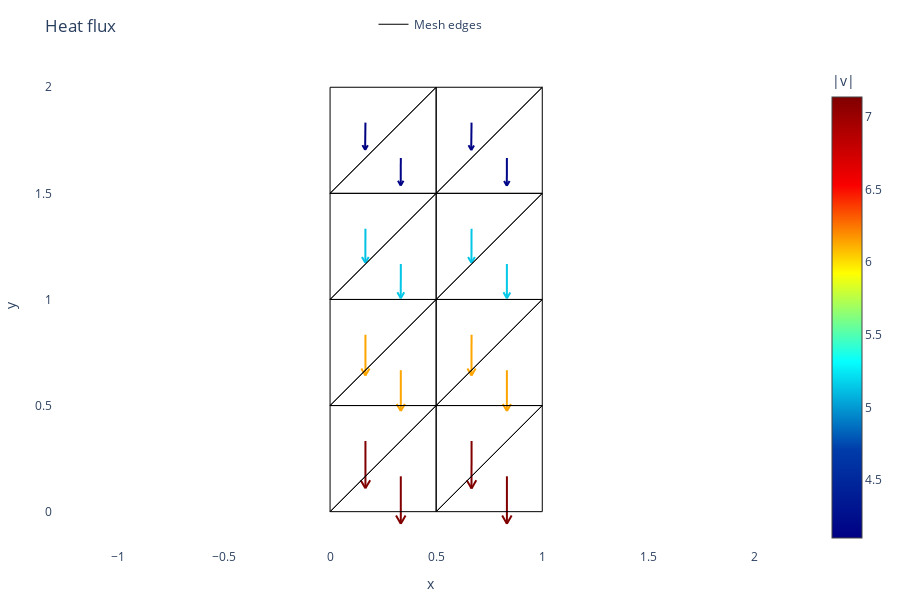

The code cell stored with this chart in its notebook:
### Markdown cell above
## Postprocessing

### Code cell
# Heat flux vector
q = np.zeros((num_el, 2))
for el in range(num_el):
    el_nodes = mesh.nodes[mesh.elements[el]-1]
    qe = flow2t_qe(el_nodes, D, Ed[el, :]) # in mtm021.py 
    q[el, :] = qe  
    
plot_vector_field(mesh.nodes, mesh.elements, q, title="Heat flux")

### Figure 1 — Plotly figure (JSON) as saved in the notebook; plotly's stock layout.template omitted (floating-point values rounded to 4 significant figures; data arrays with more than 128 entries replaced by an {"elided": "..."} marker saying what was removed)
{"data": [{"hoverinfo": "text", "line": {"color": "rgb(128, 0, 0)", "width": 2}, "mode": "lines", "showlegend": false, "text": ["|v| = 7.14", "|v| = 7.14", "|v| = 7.14"], "type": "scatter", "x": [0.3333, 0.3333, null, 0.3333, 0.311, null, 0.3333, 0.3557, null], "y": [0.1667, -0.05691, null, -0.05691, -0.01819, null, -0.05691, -0.01819, null]}, {"hoverinfo": "text", "line": {"color": "rgb(128, 0, 0)", "width": 2}, "mode": "lines", "showlegend": false, "text": ["|v| = 7.14", "|v| = 7.14", "|v| = 7.14"], "type": "scatter", "x": [0.1667, 0.1666, null, 0.1666, 0.1443, null, 0.1666, 0.189, null], "y": [0.3333, 0.1098, null, 0.1098, 0.1485, null, 0.1098, 0.1485, null]}, {"hoverinfo": "text", "line": {"color": "rgb(128, 0, 0)", "width": 2}, "mode": "lines", "showlegend": false, "text": ["|v| = 7.14", "|v| = 7.14", "|v| = 7.14"], "type": "scatter", "x": [0.8333, 0.8333, null, 0.8333, 0.811, null, 0.8333, 0.8557, null], "y": [0.1667, -0.05694, null, -0.05694, -0.01821, null, -0.05694, -0.01821, null]}, {"hoverinfo": "text", "line": {"color": "rgb(128, 0, 0)", "width": 2}, "mode": "lines", "showlegend": false, "text": ["|v| = 7.14", "|v| = 7.14", "|v| = 7.14"], "type": "scatter", "x": [0.6667, 0.6666, null, 0.6666, 0.6443, null, 0.6666, 0.689, null], "y": [0.3333, 0.1098, null, 0.1098, 0.1485, null, 0.1098, 0.1485, null]}, {"hoverinfo": "text", "line": {"color": "rgb(253, 165, 0)", "width": 2}, "mode": "lines", "showlegend": false, "text": ["|v| = 6.14", "|v| = 6.14", "|v| = 6.14"], "type": "scatter", "x": [0.3333, 0.3333, null, 0.3333, 0.3141, null, 0.3333, 0.3525, null], "y": [0.6667, 0.4744, null, 0.4744, 0.5077, null, 0.4744, 0.5077, null]}, {"hoverinfo": "text", "line": {"color": "rgb(253, 166, 0)", "width": 2}, "mode": "lines", "showlegend": false, "text": ["|v| = 6.13", "|v| = 6.13", "|v| = 6.13"], "type": "scatter", "x": [0.1667, 0.1666, null, 0.1666, 0.1474, null, 0.1666, 0.1858, null], "y": [0.8333, 0.6412, null, 0.6412, 0.6745, null, 0.6412, 0.6744, null]}, {"hoverinfo": "text", "line": {"color": "rgb(253, 164, 0)", "width": 2}, "mode": "lines", "showlegend": false, "text": ["|v| = 6.14", "|v| = 6.14", "|v| = 6.14"], "type": "scatter", "x": [0.8333, 0.8333, null, 0.8333, 0.8141, null, 0.8333, 0.8525, null], "y": [0.6667, 0.4743, null, 0.4743, 0.5077, null, 0.4743, 0.5076, null]}, {"hoverinfo": "text", "line": {"color": "rgb(253, 165, 0)", "width": 2}, "mode": "lines", "showlegend": false, "text": ["|v| = 6.14", "|v| = 6.14", "|v| = 6.14"], "type": "scatter", "x": [0.6667, 0.6666, null, 0.6666, 0.6474, null, 0.6666, 0.6858, null], "y": [0.8333, 0.6411, null, 0.6411, 0.6744, null, 0.6411, 0.6744, null]}, {"hoverinfo": "text", "line": {"color": "rgb(4, 198, 230)", "width": 2}, "mode": "lines", "showlegend": false, "text": ["|v| = 5.14", "|v| = 5.14", "|v| = 5.14"], "type": "scatter", "x": [0.3333, 0.3332, null, 0.3332, 0.3172, null, 0.3332, 0.3493, null], "y": [1.167, 1.006, null, 1.006, 1.034, null, 1.006, 1.034, null]}, {"hoverinfo": "text", "line": {"color": "rgb(3, 194, 229)", "width": 2}, "mode": "lines", "showlegend": false, "text": ["|v| = 5.13", "|v| = 5.13", "|v| = 5.13"], "type": "scatter", "x": [0.1667, 0.1663, null, 0.1663, 0.1503, null, 0.1663, 0.1824, null], "y": [1.333, 1.173, null, 1.173, 1.201, null, 1.173, 1.2, null]}, {"hoverinfo": "text", "line": {"color": "rgb(4, 201, 231)", "width": 2}, "mode": "lines", "showlegend": false, "text": ["|v| = 5.15", "|v| = 5.15", "|v| = 5.15"], "type": "scatter", "x": [0.8333, 0.8332, null, 0.8332, 0.8171, null, 0.8332, 0.8494, null], "y": [1.167, 1.005, null, 1.005, 1.033, null, 1.005, 1.033, null]}, {"hoverinfo": "text", "line": {"color": "rgb(4, 198, 230)", "width": 2}, "mode": "lines", "showlegend": false, "text": ["|v| = 5.14", "|v| = 5.14", "|v| = 5.14"], "type": "scatter", "x": [0.6667, 0.6663, null, 0.6663, 0.6502, null, 0.6663, 0.6824, null], "y": [1.333, 1.172, null, 1.172, 1.2, null, 1.172, 1.2, null]}, {"hoverinfo": "text", "line": {"color": "rgb(0, 4, 133)", "width": 2}, "mode": "lines", "showlegend": false, "text": ["|v| = 4.14", "|v| = 4.14", "|v| = 4.14"], "type": "scatter", "x": [0.3333, 0.3329, null, 0.3329, 0.32, null, 0.3329, 0.346, null], "y": [1.667, 1.537, null, 1.537, 1.56, null, 1.537, 1.559, null]}, {"hoverinfo": "text", "line": {"color": "rgb(0, 0, 131)", "width": 2}, "mode": "lines", "showlegend": false, "text": ["|v| = 4.1", "|v| = 4.1", "|v| = 4.1"], "type": "scatter", "x": [0.1667, 0.1651, null, 0.1651, 0.1525, null, 0.1651, 0.1782, null], "y": [1.833, 1.705, null, 1.705, 1.727, null, 1.705, 1.727, null]}, {"hoverinfo": "text", "line": {"color": "rgb(0, 7, 136)", "width": 2}, "mode": "lines", "showlegend": false, "text": ["|v| = 4.17", "|v| = 4.17", "|v| = 4.17"], "type": "scatter", "x": [0.8333, 0.8329, null, 0.8329, 0.8199, null, 0.8329, 0.8461, null], "y": [1.667, 1.536, null, 1.536, 1.559, null, 1.536, 1.559, null]}, {"hoverinfo": "text", "line": {"color": "rgb(0, 4, 133)", "width": 2}, "mode": "lines", "showlegend": false, "text": ["|v| = 4.14", "|v| = 4.14", "|v| = 4.14"], "type": "scatter", "x": [0.6667, 0.6651, null, 0.6651, 0.6524, null, 0.6651, 0.6784, null], "y": [1.833, 1.704, null, 1.704, 1.726, null, 1.704, 1.726, null]}, {"hoverinfo": "skip", "line": {"color": "black", "width": 1}, "mode": "lines", "name": "Mesh edges", "type": "scatter", "x": {"elided": "144 float values"}, "y": {"elided": "144 float values"}}, {"hoverinfo": "skip", "marker": {"cmax": 7.137, "cmin": 4.101, "color": [4.101, 7.137], "colorbar": {"title": {"text": "|v|"}}, "colorscale": [[0, "rgb(0,0,131)"], [0.2, "rgb(0,60,170)"], [0.4, "rgb(5,255,255)"], [0.6, "rgb(255,255,0)"], [0.8, "rgb(250,0,0)"], [1, "rgb(128,0,0)"]], "opacity": 0}, "mode": "markers", "showlegend": false, "type": "scatter", "x": [0, 0], "y": [0, 0]}], "layout": {"dragmode": "pan", "height": 600, "legend": {"orientation": "h", "x": 0.5, "xanchor": "center", "y": 1.05, "yanchor": "bottom"}, "margin": {"b": 10, "l": 10, "r": 10, "t": 40}, "title": {"text": "Heat flux"}, "xaxis": {"scaleanchor": "y", "scaleratio": 1, "showgrid": false, "title": {"text": "x"}, "zeroline": false}, "yaxis": {"scaleanchor": "x", "scaleratio": 1, "showgrid": false, "title": {"text": "y"}, "zeroline": false}}}
